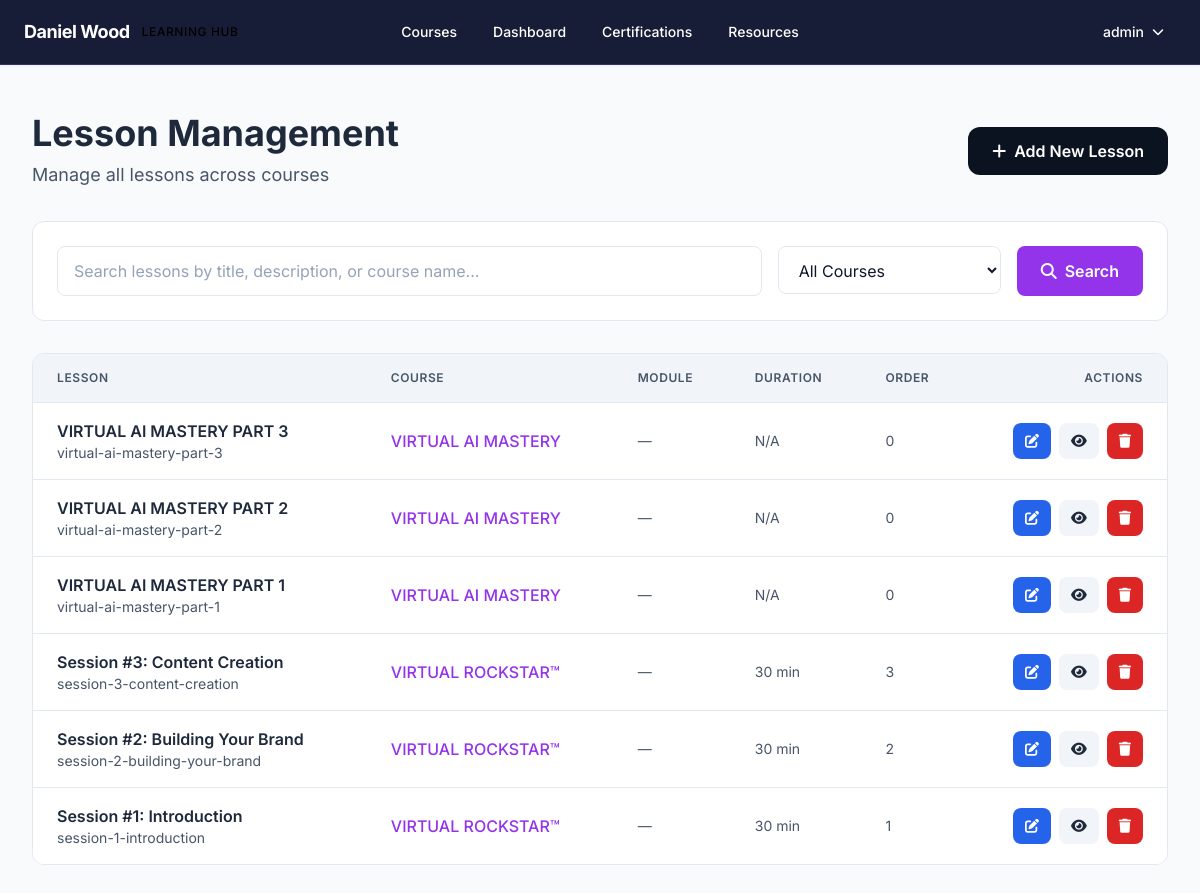
The app's page /dashboard/lessons/ (signed in) with its own data.
### myApp/models.py (models this page shows, shortened)
class Lesson(models.Model):
    LESSON_TYPE_CHOICES = [
        ('video', 'Video'),
        ('live', 'Live'),
        ('replay', 'Replay'),
    ]
    TRANSCRIPTION_STATUS_CHOICES = [
        ('pending', 'Pending'),
        ('processing', 'Processing'),
        ('completed', 'Completed'),
        ('failed', 'Failed'),
    ]
    AI_GENERATION_STATUS_CHOICES = [
        ('pending', 'Pending'),
        ('generated', 'Generated'),
        ('approved', 'Approved'),
    ]
    course = models.ForeignKey(Course, on_delete=models.CASCADE)
    module = models.ForeignKey(Module, on_delete=models.SET_NULL, null=True, blank=True)
    title = models.CharField(max_length=200)
    slug = models.SlugField()
    description = models.TextField(blank=True)
    video_url = models.URLField(blank=True, help_text="Generic video URL")
    video_duration = models.IntegerField(default=0, help_text="Duration in minutes")
    order = models.IntegerField(default=0)
    workbook_url = models.URLField(blank=True)
    resources_url = models.URLField(blank=True)
    lesson_type = models.CharField(max_length=20, choices=LESSON_TYPE_CHOICES, default='video')
    vimeo_url = models.URLField(blank=True)
    vimeo_id = models.CharField(max_length=100, blank=True)
    vimeo_thumbnail = models.URLField(blank=True)
    vimeo_duration_seconds = models.IntegerField(null=True, blank=True)
    google_drive_url = models.URLField(blank=True)
    google_drive_id = models.CharField(max_length=200, blank=True)
    working_title = models.CharField(max_length=200, blank=True)
    rough_notes = models.TextField(blank=True)
    transcription = models.TextField(blank=True)
    transcription_status = models.CharField(max_length=20, choices=TRANSCRIPTION_STATUS_CHOICES, default='pending')
    transcription_error = models.TextField(blank=True)
    ai_generation_status = models.CharField(max_length=20, choices=AI_GENERATION_STATUS_CHOICES, default='pending')
    ai_clean_title = models.CharField(max_length=200, blank=True)
    ai_short_summary = models.TextField(blank=True)
    ai_full_description = models.TextField(blank=True)
    ai_outcomes = models.JSONField(default=list, blank=True)
    ai_coach_actions = models.JSONField(default=list, blank=True)
    created_at = models.DateTimeField(auto_now_add=True)
    updated_at = models.DateTimeField(auto_now=True)
    class Meta:
        ordering = ['order', 'id']
        unique_together = ['course', 'slug']
    def get_formatted_duration(self):
        if self.vimeo_duration_seconds:
            minutes = self.vimeo_duration_seconds // 60
            seconds = self.vimeo_duration_seconds % 60
            return f"{minutes:02d}:{seconds:02d}"
        elif self.video_duration:
            return f"{self.video_duration} min"
        return "N/A"

class Course(models.Model):
    COURSE_TYPE_CHOICES = [
        ('sprint', 'Sprint'),
        ('speaking', 'Speaking'),
        ('consultancy', 'Consultancy'),
        ('special', 'Special'),
    ]
    STATUS_CHOICES = [
        ('active', 'Active'),
        ('locked', 'Locked'),
        ('coming_soon', 'Coming Soon'),
    ]
    VISIBILITY_CHOICES = [
        ('public', 'Public'),
        ('members_only', 'Members Only'),
        ('hidden', 'Hidden'),
        ('private', 'Private'),
    ]
    ENROLLMENT_METHOD_CHOICES = [
        ('open', 'Open Enrollment'),
        ('purchase', 'Purchase Required'),
        ('invite_only', 'Invite Only'),
        ('cohort_only', 'Cohort Only'),
        ('subscription_only', 'Subscription Only'),
    ]
    ACCESS_DURATION_TYPE_CHOICES = [
        ('lifetime', 'Lifetime'),
        ('fixed_days', 'Fixed Days'),
        ('until_date', 'Until Date'),
        ('drip', 'Drip Content'),
    ]
    name = models.CharField(max_length=200)
    slug = models.SlugField(unique=True)
    course_type = models.CharField(max_length=20, choices=COURSE_TYPE_CHOICES, default='sprint')
    status = models.CharField(max_length=20, choices=STATUS_CHOICES, default='active')
    description = models.TextField()
    short_description = models.CharField(max_length=300, blank=True)
    thumbnail = models.ImageField(upload_to='courses/thumbnails/', blank=True, null=True)
    coach_name = models.CharField(max_length=100, blank=True)
    is_subscribers_only = models.BooleanField(default=False)
    is_accredible_certified = models.BooleanField(default=False)
    has_asset_templates = models.BooleanField(default=False)
    exam_unlock_days = models.IntegerField(default=0, help_text="Days after enrollment before exam unlocks")
    special_tag = models.CharField(max_length=100, blank=True, help_text="e.g., 'Black Friday 2025'")
    visibility = models.CharField(max_length=20, choices=VISIBILITY_CHOICES, default='public')
    enrollment_method = models.CharField(max_length=20, choices=ENROLLMENT_METHOD_CHOICES, default='open')
    access_duration_type = models.CharField(max_length=20, choices=ACCESS_DURATION_TYPE_CHOICES, default='lifetime')
    access_duration_days = models.IntegerField(null=True, blank=True, help_text="Duration in days if fixed_days")
    access_until_date = models.DateTimeField(null=True, blank=True, help_text="Expiration date if until_date")
    prerequisite_courses = models.ManyToManyField('self', symmetrical=False, blank=True)
    required_quiz_score = models.IntegerField(default=0, help_text="Required quiz score to unlock (0-100)")
    created_at = models.DateTimeField(auto_now_add=True)
    updated_at = models.DateTimeField(auto_now=True)
    class Meta:
        ordering = ['-created_at']

### myApp/dashboard_views.py (the view)
# urls.py: path('dashboard/lessons/', dashboard_views.dashboard_lessons, name='dashboard_lessons'),
@login_required
@user_passes_test(is_staff)
@login_required
@user_passes_test(is_staff)
def dashboard_lessons(request):
    lessons = Lesson.objects.select_related('course', 'module').all().order_by('-created_at')
    course_filter = request.GET.get('course', '')
    if course_filter:
        lessons = lessons.filter(course_id=course_filter)
    search_query = request.GET.get('search', '')
    if search_query:
        lessons = lessons.filter(
            Q(title__icontains=search_query) |
            Q(description__icontains=search_query) |
            Q(course__name__icontains=search_query)
        )
    all_courses = Course.objects.all().order_by('name')
    context = {
        'lessons': lessons,
        'search_query': search_query,
        'course_filter': course_filter,
        'all_courses': all_courses,
    }
    return render(request, 'dashboard/lessons.html', context)

### myApp/templates/dashboard/lessons.html (shortened to what this page needs)
{% extends 'base.html' %}
{% block content %}
<div class="min-h-screen bg-porcelain py-12">
    <div class="max-w-7xl mx-auto px-4 sm:px-6 lg:px-8">
        <div class="flex items-center justify-between mb-8">
            <div>
                <h1 class="text-4xl font-bold text-ink mb-2">Lesson Management</h1>
                <p class="text-lg text-slate">Manage all lessons across courses</p>
            </div>
            <a href="{% url 'dashboard_add_lesson' %}"
               class="inline-flex items-center gap-2 px-6 py-3 bg-[#0B1220] text-white rounded-xl font-semibold hover:shadow-md transition">
                <i class="fas fa-plus"></i>
                <span>Add New Lesson</span>
            </a>
        </div>
        <div class="bg-ivory border border-glass rounded-xl p-6 mb-8">
            <form method="get" class="flex flex-col md:flex-row gap-4">
                <div class="flex-1">
                    <input type="text" name="search" value="{{ search_query }}"
                           placeholder="Search lessons by title, description, or course name..."
                           class="w-full px-4 py-3 border border-glass rounded-lg focus:ring-2 focus:ring-purple-500 focus:border-transparent text-ink">
                </div>
                <div>
                    <select name="course"
                            class="px-4 py-3 border border-glass rounded-lg focus:ring-2 focus:ring-purple-500 focus:border-transparent text-ink">
                        <option value="">All Courses</option>
                    </select>
                </div>
                <button type="submit"
                        class="px-6 py-3 bg-purple-600 text-white rounded-lg font-semibold hover:bg-purple-700 transition">
                    <i class="fas fa-search mr-2"></i>Search
                </button>
            </form>
        </div>
        <div class="bg-ivory border border-glass rounded-xl overflow-hidden">
            {% if lessons %}
            <div class="overflow-x-auto">
                <table class="min-w-full divide-y divide-glass">
                    <thead class="bg-mist">
                        <tr>
                            <th class="px-6 py-4 text-left text-xs font-semibold text-slate uppercase tracking-wider">Lesson</th>
                            <th class="px-6 py-4 text-left text-xs font-semibold text-slate uppercase tracking-wider">Course</th>
                            <th class="px-6 py-4 text-left text-xs font-semibold text-slate uppercase tracking-wider">Module</th>
                            <th class="px-6 py-4 text-left text-xs font-semibold text-slate uppercase tracking-wider">Duration</th>
                            <th class="px-6 py-4 text-left text-xs font-semibold text-slate uppercase tracking-wider">Order</th>
                            <th class="px-6 py-4 text-right text-xs font-semibold text-slate uppercase tracking-wider">Actions</th>
                        </tr>
                    </thead>
                    <tbody class="bg-ivory divide-y divide-glass">
                        {% for lesson in lessons %}
                        <tr class="hover:bg-mist transition-colors">
                            <td class="px-6 py-4">
                                <div>
                                    <div class="font-semibold text-ink">{{ lesson.title }}</div>
                                    <div class="text-sm text-slate">{{ lesson.slug }}</div>
                                </div>
                            </td>
                            <td class="px-6 py-4">
                                <a href="{% url 'dashboard_course_detail' lesson.course.slug %}"
                                   class="text-purple-600 hover:text-purple-700 font-medium">
                                    {{ lesson.course.name }}
                                </a>
                            </td>
                            <td class="px-6 py-4 text-sm text-slate">
                                {{ lesson.module.name|default:"—" }}
                            </td>
                            <td class="px-6 py-4 text-sm text-slate">
                                {{ lesson.get_formatted_duration }}
                            </td>
                            <td class="px-6 py-4 text-sm text-slate">
                                {{ lesson.order }}
                            </td>
                            <td class="px-6 py-4 text-right">
                                <div class="flex items-center justify-end space-x-2">
                                    <a href="{% url 'dashboard_edit_lesson' lesson.id %}"
                                       class="px-3 py-2 bg-blue-600 text-white rounded-lg hover:bg-blue-700 transition text-sm"
                                       title="Edit Lesson">
                                        <i class="fas fa-edit"></i>
                                    </a>
                                    <a href="{% url 'lesson_detail' lesson.course.slug lesson.slug %}"
                                       target="_blank"
                                       class="px-3 py-2 bg-mist text-ink rounded-lg hover:bg-glass transition text-sm"
                                       title="View Public">
                                        <i class="fas fa-eye"></i>
                                    </a>
                                    <form method="post" action="{% url 'dashboard_delete_lesson' lesson.id %}"
                                          onsubmit="return confirm('Are you sure you want to delete this lesson?');"
                                          class="inline">
                                        <button type="submit"
                                                class="px-3 py-2 bg-red-600 text-white rounded-lg hover:bg-red-700 transition text-sm"
                                                title="Delete Lesson">
                                            <i class="fas fa-trash"></i>
                                        </button>
                                    </form>
                                </div>
                            </td>
                        </tr>
                        {% endfor %}
                    </tbody>
                </table>
            </div>
            {% else %}
            <div class="p-12 text-center">
                <i class="fas fa-video text-6xl text-gray-300 mb-4"></i>
                <p class="text-xl text-slate mb-2">No lessons found</p>
                <p class="text-slate">Get started by creating your first lesson</p>
            </div>
            {% endif %}
        </div>
    </div>
</div>
{% endblock %}

### myApp/templates/base.html (shortened to what this page needs)
<!DOCTYPE html>
<html lang="en" class="h-full" style="scroll-behavior: smooth;">
<head>
    <script src="https://cdn.tailwindcss.com"></script>
    <link rel="stylesheet" href="https://cdnjs.cloudflare.com/ajax/libs/font-awesome/6.5.1/css/all.min.css" />
</head>
<body class="loading h-full antialiased font-sans" style="background-color: #181d37;">
    {% if user.is_authenticated %}
    <nav class="backdrop-blur-sm border-b sticky top-0 z-50 shadow-sm" style="background-color: #181d37; border-color: rgba(99, 102, 241, 0.3);">
        <div class="max-w-7xl mx-auto px-6">
            <div class="flex justify-between items-center h-16">
                <div class="flex items-center">
                    <a href="{% url 'home' %}" class="flex items-center space-x-3 group">
                        <span class="text-white font-bold text-lg tracking-tight group-hover:text-slate-200 transition-colors">Daniel Wood</span>
                        <span class="text-xs font-medium text-slate-400 uppercase tracking-wider">Learning Hub</span>
                    </a>
                </div>
                <div class="hidden md:flex items-center space-x-1 absolute left-1/2 transform -translate-x-1/2">
                    <a href="{% url 'courses' %}" class="px-4 py-2 text-sm font-medium text-white hover:text-cyan-400 hover:bg-slate-800 rounded-lg transition-all duration-200">
                        Courses
                    </a>
                    {% if user.is_staff %}
                    <a href="{% url 'dashboard_home' %}" class="px-4 py-2 text-sm font-medium text-white hover:text-cyan-400 hover:bg-slate-800 rounded-lg transition-all duration-200">
                        Dashboard
                    </a>
                    {% else %}
                    <a href="{% url 'student_dashboard' %}" class="px-4 py-2 text-sm font-medium text-white hover:text-cyan-400 hover:bg-slate-800 rounded-lg transition-all duration-200">
                        Dashboard
                    </a>
                    {% endif %}
                    <a href="{% url 'student_certifications' %}" class="px-4 py-2 text-sm font-medium text-white hover:text-cyan-400 hover:bg-slate-800 rounded-lg transition-all duration-200">
                        Certifications
                    </a>
                    <a href="{% url 'courses' %}" class="px-4 py-2 text-sm font-medium text-white hover:text-cyan-400 hover:bg-slate-800 rounded-lg transition-all duration-200">
                        Resources
                    </a>
                </div>
                <div class="flex items-center space-x-3">
                    <div class="relative group">
                        <button class="flex items-center space-x-2 px-3 py-2 text-sm font-medium text-white hover:bg-slate-800 rounded-lg transition-all duration-200 focus:outline-none focus:ring-2 focus:ring-cyan-500/50">
                            <span>{{ user.get_full_name|default:user.username }}</span>
                            <i class="fas fa-chevron-down text-xs text-slate-400 group-hover:text-slate-300 transition-transform duration-200 group-hover:rotate-180"></i>
                        </button>
                    </div>
                </div>
            </div>
        </div>
    </nav>
    {% endif %}
    <main class="min-h-screen">
        <div class="page-content" data-page-content="true">
            {% block content %}{% endblock %}
        </div>
    </main>
</body>
</html>

### records on screen
Lesson: title "VIRTUAL AI MASTERY PART 3", slug "virtual-ai-mastery-part-3", course.name "VIRTUAL AI MASTERY", module.name "—", get_formatted_duration "N/A", order "0"
Lesson: title "VIRTUAL AI MASTERY PART 2", slug "virtual-ai-mastery-part-2", course.name "VIRTUAL AI MASTERY", module.name "—", get_formatted_duration "N/A", order "0"
Lesson: title "VIRTUAL AI MASTERY PART 1", slug "virtual-ai-mastery-part-1", course.name "VIRTUAL AI MASTERY", module.name "—", get_formatted_duration "N/A", order "0"
Lesson: title "Session #3: Content Creation", slug "session-3-content-creation", course.name "VIRTUAL ROCKSTAR™", module.name "—", get_formatted_duration "30 min", order "3"
Lesson: title "Session #2: Building Your Brand", slug "session-2-building-your-brand", course.name "VIRTUAL ROCKSTAR™", module.name "—", get_formatted_duration "30 min", order "2"
Lesson: title "Session #1: Introduction", slug "session-1-introduction", course.name "VIRTUAL ROCKSTAR™", module.name "—", get_formatted_duration "30 min", order "1"

### other values on screen
{{ user.get_full_name|default:user.username }} "admin"
